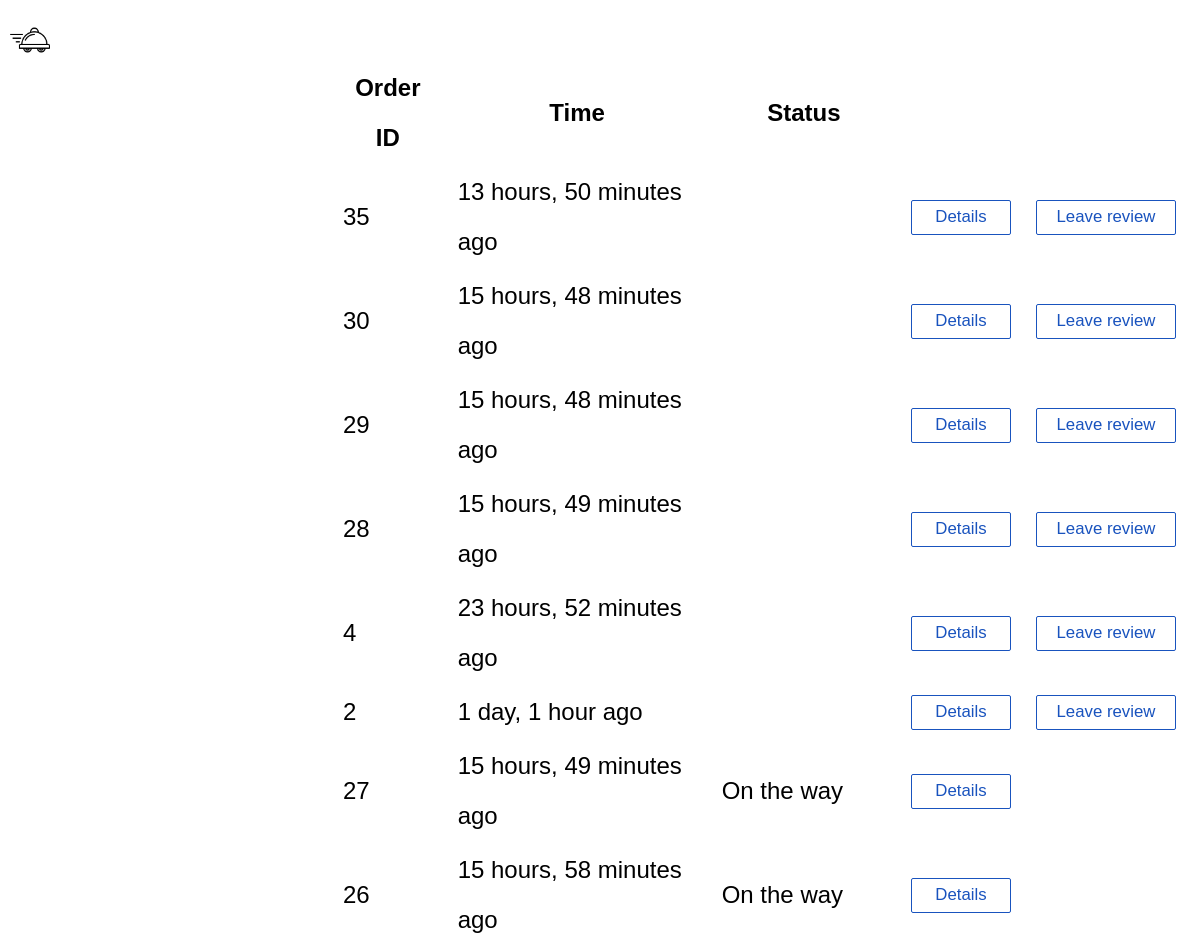
Page /order_history/ (signed in, upper part) on the earlier database version.
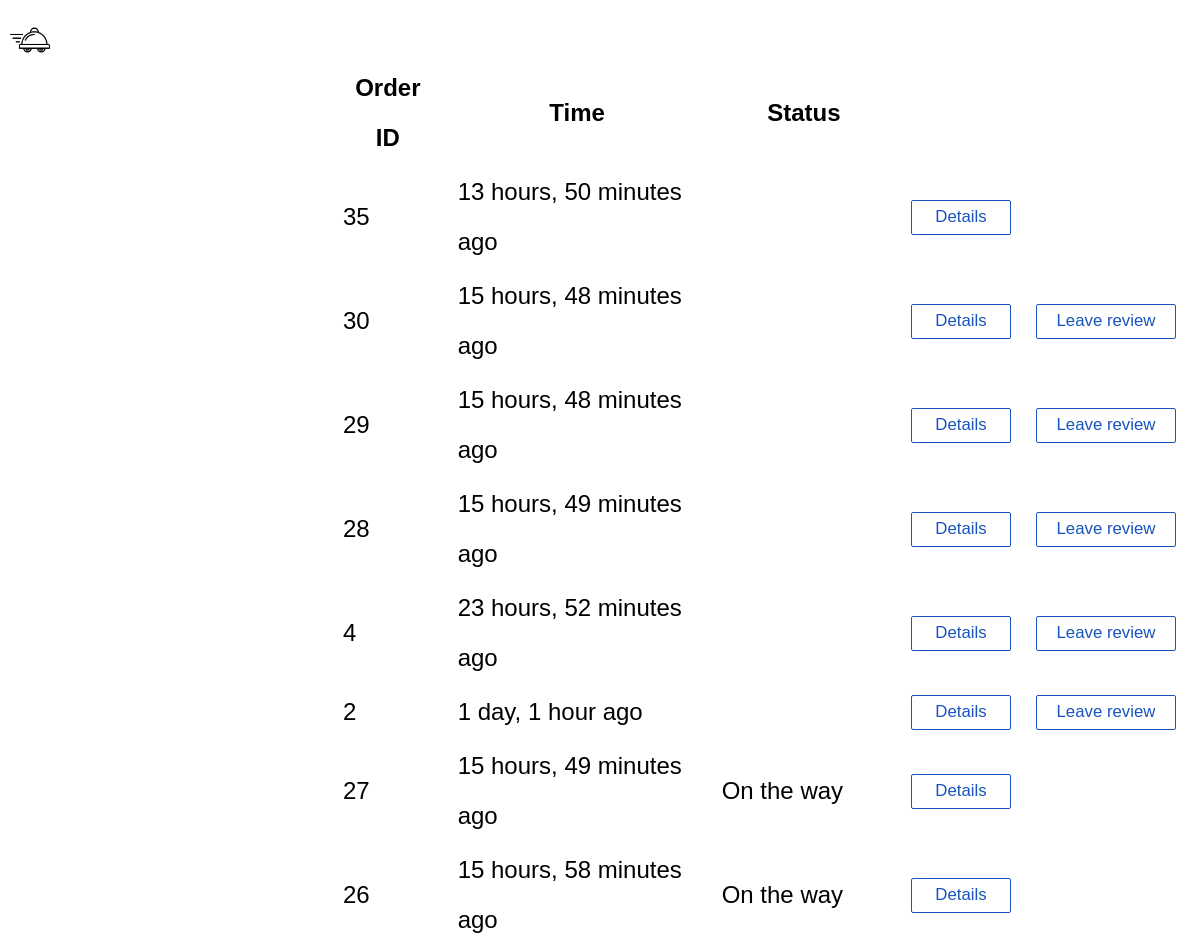
Same page on the later database version.
### base/models.py (models this page shows, shortened)
class Order(models.Model):
    created_on = models.DateTimeField(auto_now_add=True)
    updated = models.DateTimeField(auto_now=True)
    rating = models.DecimalField(max_digits=3, decimal_places=2, validators=[MinValueValidator(0.0), MaxValueValidator(5.0)],null=True)
    items = models.ManyToManyField(Items, related_name="placed", through='OrderItem')
    amount = models.DecimalField(max_digits=5, decimal_places=2)
    deliverer = models.ForeignKey(Deliverer, on_delete=models.DO_NOTHING, null=True)
    customer = models.ForeignKey(Customer, on_delete=models.CASCADE, related_name='foodorder')
    delivered = models. IntegerField(default=0)
    address = models.ForeignKey(Addresses, on_delete=models.DO_NOTHING, null=True)
    restaurant = models.ForeignKey(Restaurant, on_delete=models.CASCADE, null=True)
    class Meta:
        ordering = ['-created_on',]

### base/views.py (the view)
# urls.py: path('order_history/', views.orderHistory, name='order-history'),
def orderHistory(request):
    order = Order.objects.all().filter(customer_id = request.user.id).order_by('-delivered','-created_on')
    return render(request,"base/order_history.html",{'order_list' : order})

### base/templates/base/order_history.html (shortened to what this page needs)
{%load static%}
<head>
    <link rel="stylesheet" href="{%static 'styles/style.css'%}" />
    <link rel="stylesheet" href="https://cdnjs.cloudflare.com/ajax/libs/font-awesome/4.7.0/css/font-awesome.min.css">
</head>
<body class = "order-his">
    <a href = '/'>
        <img src = " {%static 'images/transparent_black.png'%}" class = 'logo'>
    </a>
    <table class='pending-table'>
        <tr>
            <th> Order ID</th>
            <th> Time</th>
            <th> Status</th>
            <th> </th>
            <th> </th>
        </tr>
    {%for order in order_list%}
    <tr>
        <td>
            {{order.pk}}
        </td>
        <td>
            {{order.created_on|timesince}} ago
        </td>
        <td>
            {%if order.delivered == 3 %}
                On the way
            {%elif order.delivered == 2 %}
                Ready for pickup
            {%elif order.delivered == 1 %}
                Preparing
            {%elif order.delivered == 0 %}
                Ordered
            {%elif order.delivered == -1 %}
                Refused order
            {%endif%}
        </td>
        <td>
            <a href = "{% url 'order-view' order.id %}" >
                <button class = 'create-button' style='font-size:0.7em;'>
                    Details
                </button>
            </a>
        </td>
        <td>
        {%if order.delivered == 4%}
        <a href = "{%url 'rating' order.id %}" >
            <button class = 'create-button' style='width:140; font-size:0.7em'>
                Leave review
            </button>
        </a>
        {%endif%}
        </td>
    </tr>
    {%endfor%}
</table>
</body>

Differences in the rows shown:
changed Order "13 hours, 50 minutes": no longer shows "Leave review"
